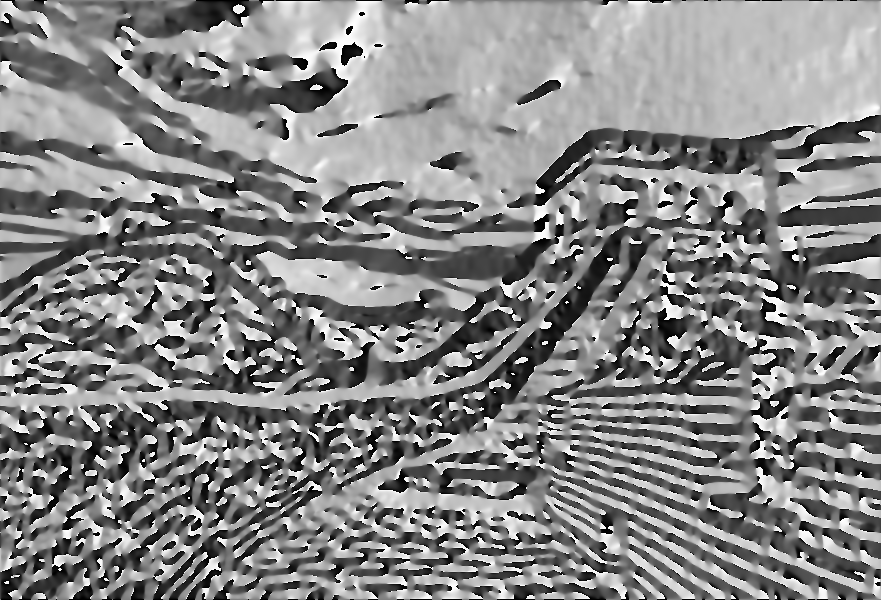
#> input picture Project6/result/Angle Image.png, 881 x 600 px, given in place of image-pj6(Canny).tif, which was not available
$ python project6.py   (older library calls are emulated)
#> lines starting #> are read from the running program, lines starting #| are printed output that depends on the picture; after the words box and inside, x2 and y2 are one past the last pixel; in counts of white or black regions, pixels touching at a corner belong together; long printed decimals are rounded; pictures that were not available may be replaced by others from this repository, and a replacement may not be noted
import numpy as np
import cv2
import csv
import math
import os.path

TH = 0.10
TL = 0.04

def load_img(path):
#> called with path = 'material/image-pj6(Canny).tif'
    img = cv2.imread(path, cv2.IMREAD_GRAYSCALE)
#> img is the input picture: shape (600, 881); min 0, max 255, mean 133.6
    # cv2.imshow("original", img)
    print(img.shape)
#| (600, 881)
    # cv2.waitKey()
    return img

def scale_img(img, scale_range):
    # scale to [0:scale_range]
    img_normalize = ( img - np.min(img) ) * scale_range / (np.max(img) - np.min(img))
    return img_normalize

def sobel_gradient(img):
    Gx = cv2.Sobel(img, cv2.CV_64F, 1, 0)
    Gy = cv2.Sobel(img, cv2.CV_64F, 0, 1)
    print(np.max(Gx), np.min(Gx))
    # x_abs = cv2.convertScaleAbs(Gx)
    # y_abs = cv2.convertScaleAbs(Gy)
    x_abs = np.abs(Gx)
    y_abs = np.abs(Gy)
    print(np.max(x_abs), np.min(x_abs)) # 1,0
    scaled_x = scale_img(abs(x_abs), 255)
    scaled_y = scale_img(abs(y_abs), 255)
    x = scale_img(abs(x_abs), 1)
    y = scale_img(abs(y_abs), 1)
    # exit(-1)
    img_viz( scaled_x, "Gx")
    img_viz( scaled_y, "Gy")
    # print(Gx)
    # print(type(Gx), Gx.shape)
    # mag = cv2.addWeighted(scaled_x, 0.5, scaled_y, 0.5, 0)
    mag = cv2.magnitude(Gx, Gy)
    # mag = cv2.addWeighted(x, 0.5, y, 0.5, 0)
    # img_viz( mag, "Magnitude Image")
    img_viz( mag, "Magnitude Image")
    angle = cv2.phase(Gx, Gy)
    angle_mask = angle > np.pi
    angle[angle_mask] -= 2*np.pi
    # angle_2 = np.arctan2(Gy, Gx)
    img_viz(angle, "Angle Image")
    # print(np.max(angle)/np.pi) # 0 ~ 2*pi
    # print(np.min(angle)/np.pi)
    # img_viz(angle_2, "Angle_2 Image")
    return mag, angle

def nonMaximum(mag, angle):
    g_n = np.zeros(mag.shape)
    edge_type = np.full((mag.shape), -1)

    # sobel dir are +x:right +y:down
    edge_dir = [[[0,-1], [0,1]],
                    [[-1,1], [1,-1]],
                    [[-1,0], [1,0]],
                    [[1,1],[-1,-1]]
    ]

    # 1 : vertical
    # 2 : -45
    # 3 : horizontal
    # 4 : +45
    for row in range(angle.shape[0]):
        for col in range(angle.shape[1]):
            # deg = (angle[row][col] - np.pi) * 180 / np.pi
            deg = angle[row][col] * 180 / np.pi
            # print(deg)

            # search in gradient dir
            if deg < 0:
                if deg <= -157.5 or deg >= -22.5:
                    edge_type[row][col] = 2
                elif -157.5 <= deg <= -112.5:
                    edge_type[row][col] = 3
                elif -112.5 <= deg <= -67.5:
                    edge_type[row][col] = 0
                else:
                    edge_type[row][col] = 1
            else:
                if deg >= 157.5 or deg <= 22.5:
                    edge_type[row][col] = 2
                elif 22.5 <= deg <= 67.5:
                    edge_type[row][col] = 3
                elif 67.5 <= deg <= 112.5:
                    edge_type[row][col] = 0
                else:
                    edge_type[row][col] = 1

    for row in range(mag.shape[0]):
        for col in range(mag.shape[1]):
            neighbor = edge_dir[int(edge_type[row][col])]
            # [8 lines of commented-out code are left out]
            row_shit_1 = row+neighbor[0][1]
            row_shit_2 = row+neighbor[1][1]
            col_shit_1 = col+neighbor[0][0]
            col_shit_2 = col+neighbor[1][0]
            valid_1 = -100
            valid_2 = -100
            if (row_shit_1>=0) and (row_shit_1<mag.shape[0]) and (col_shit_1>=0) and (col_shit_1<mag.shape[1]):
                valid_1 = mag[row_shit_1][col_shit_1]
            if (row_shit_2>=0) and (row_shit_2<mag.shape[0]) and (col_shit_2>=0) and (col_shit_2<mag.shape[1]):
                valid_2 = mag[row_shit_2][col_shit_2]

            if (mag[row][col] >= valid_1) and (mag[row][col] >= valid_2):
                g_n[row][col] = mag[row][col]
            else :
                g_n[row][col] = 0


    img_viz(g_n, "g_n")
    return g_n

def hysteresis(g_n, TH, TL):
    gn_H = np.zeros(g_n.shape)
    gn_L = np.zeros(g_n.shape)
    for row in range(g_n.shape[0]):
        for col in range(g_n.shape[1]):
            if g_n[row][col] >= TH:
                gn_H[row][col] = g_n[row][col]
            elif TH > g_n[row][col] >= TL:
                gn_L[row][col] = g_n[row][col]
    img_viz(gn_H, "gn_H")
    img_viz(gn_L, "gn_L")

    edge_map = np.zeros(g_n.shape)
    for row in range(gn_H.shape[0]):
        for col in range(gn_H.shape[1]):
            if (gn_H[row][col]):
                edge_map[row][col] = 1
                for i in range(-1, 2, 1):
                    for j in range(-1, 2, 1):
                        if (0 <= (row+i) < gn_H.shape[0]) and (0 <= (col+j) < gn_H.shape[1]):
                            if(gn_L[row+i][col+j]):
                                edge_map[row+i][col+j] = 1
    return edge_map


def img_viz(img, win):
    path = os.path.join("result", win + ".png")
    print(path)
    img_normalize = scale_img(img, 255)
    m = np.array(img_normalize, dtype=np.uint8)
    # cv2.imshow(win, m)
    cv2.imwrite(path, m)
    # cv2.waitKey()


if __name__ == "__main__":
    img_path = os.path.join("material", "image-pj6(Canny).tif")
    # 600x881x3
    img = load_img(img_path)
    img_scaled = scale_img(img, 1)
    # print(np.max(img_scaled), np.min(img_scaled))
    height, width = img_scaled.shape
#> height = 600; width = 881
    short_side = height if height <= width else width
#> short_side = 600
    # 3
    sigma = int(0.005 * short_side)
#> sigma = 3
    kernel_size = 6*sigma + 1
#> kernel_size = 19
    gauss_blur_img = cv2.GaussianBlur(img_scaled, (kernel_size, kernel_size), sigma)
    img_viz(gauss_blur_img, "Gaussian Blurred Image")
    mag, angle = sobel_gradient(gauss_blur_img)
#| 0.8522 -0.9416
#| 0.9416 0.0
#> in sobel_gradient, `mag = cv2.magnitude(Gx, Gy)`:
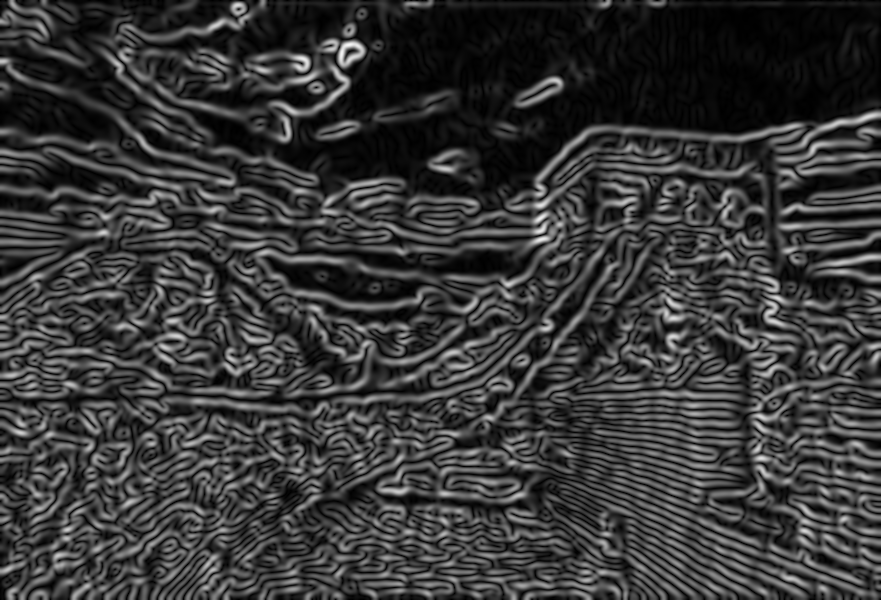
#> mag: shape (600, 881) float64; min 0, max 0.973, mean 0.224
#> in sobel_gradient, `angle_mask = angle > np.pi`:
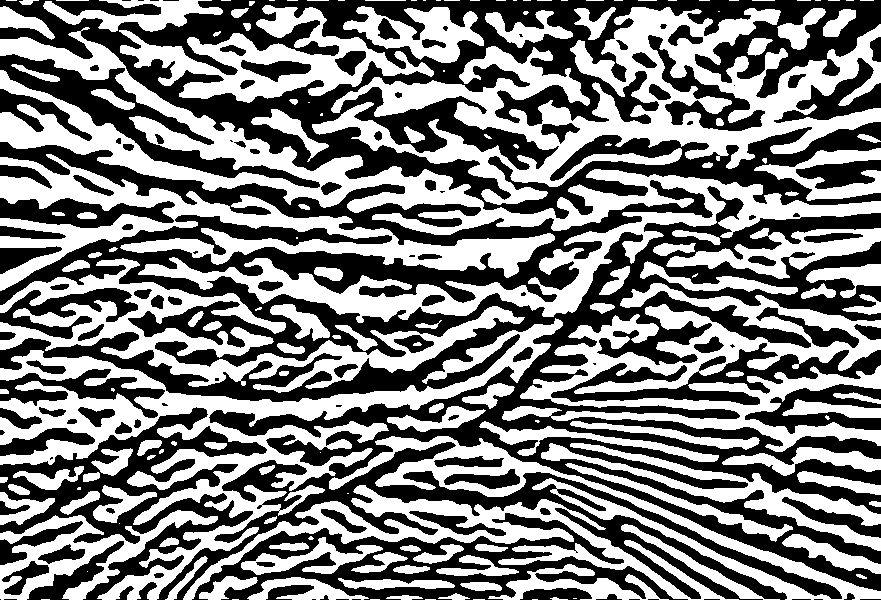
#> angle_mask: shape (600, 881) bool; 49.9% white; 166 white regions (53 under 20 px), largest, box (x1, y1, x2, y2) and area: (0, 27, 881, 323) 41511, (312, 7, 881, 205) 36232, (0, 318, 563, 600) 28162
#> in sobel_gradient, `angle[angle_mask] -= 2*np.pi`:
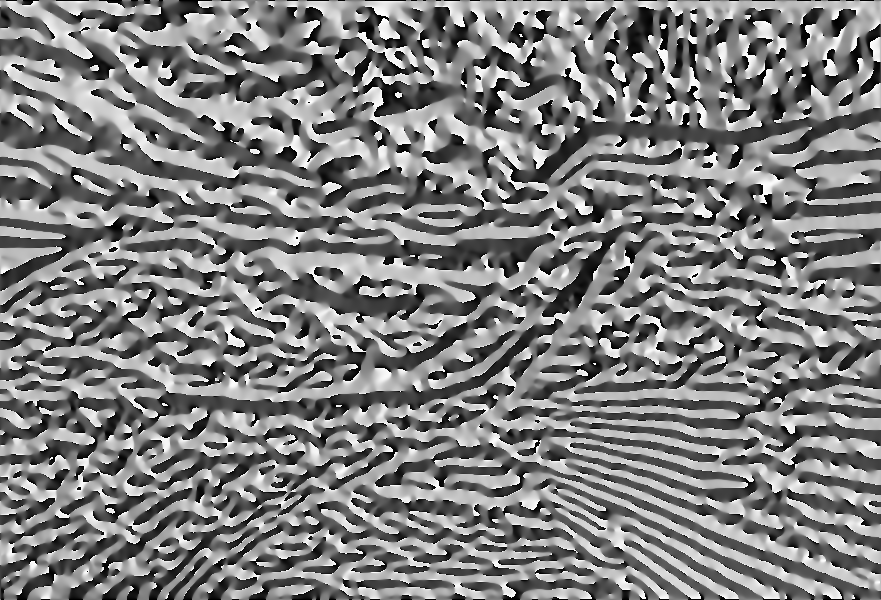
#> angle: shape (600, 881) float64; min -3.14, max 3.14, mean 0.00292; drawn with min black and max white
    img_viz(mag, "Gradient Magnitude")

    g_n = nonMaximum(mag, angle)
#> after the loop in nonMaximum, `for row in range(angle.shape[0]):`:
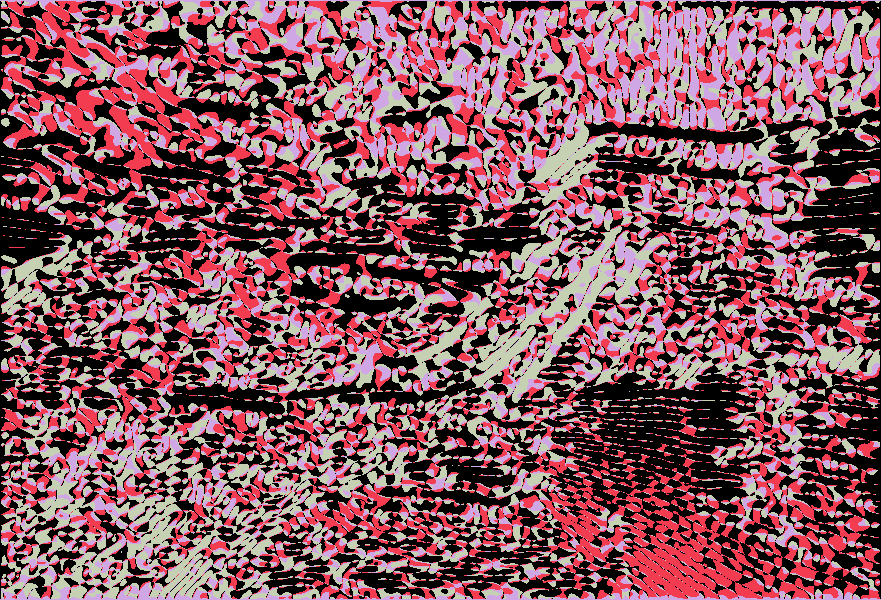
#> edge_type: shape (600, 881) int64; 4 distinct labels, from 0 to 3; one colour per label, 0 black
#> after the loop in nonMaximum, `for row in range(mag.shape[0]):`:
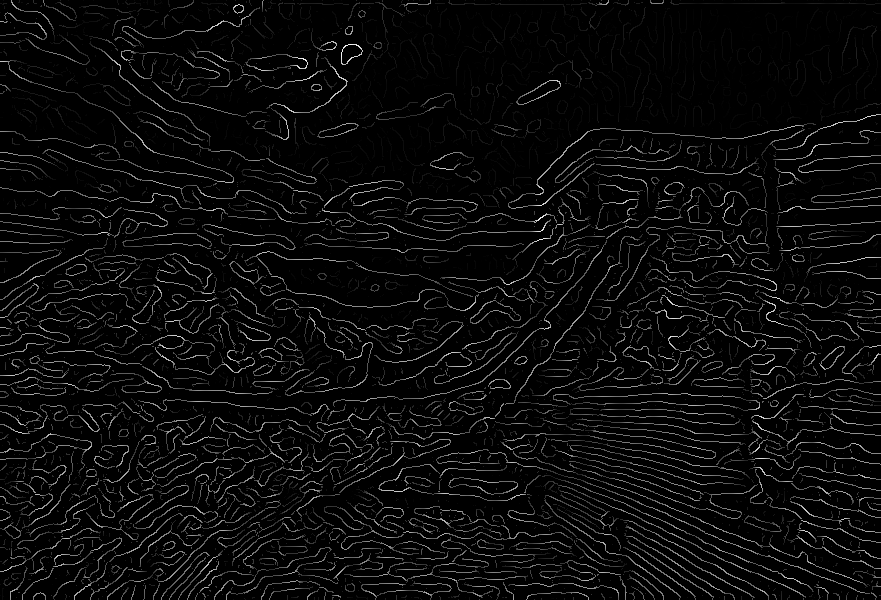
#> g_n: shape (600, 881) float64; min 0, max 0.973, mean 0.0432
    edge_map = hysteresis(g_n, TH = TH, TL = TL)
#> after the loop in hysteresis, `for row in range(g_n.shape[0]):`:
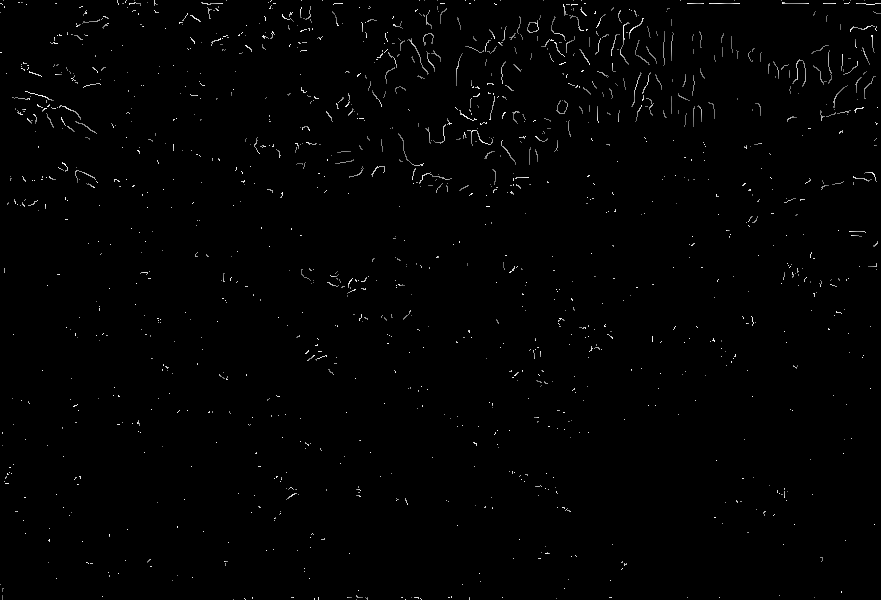
#> gn_L: shape (600, 881) float64; min 0, max 0.1, mean 0.000863; drawn with min black and max white
#> after the loop in hysteresis, `for row in range(gn_H.shape[0]):`:
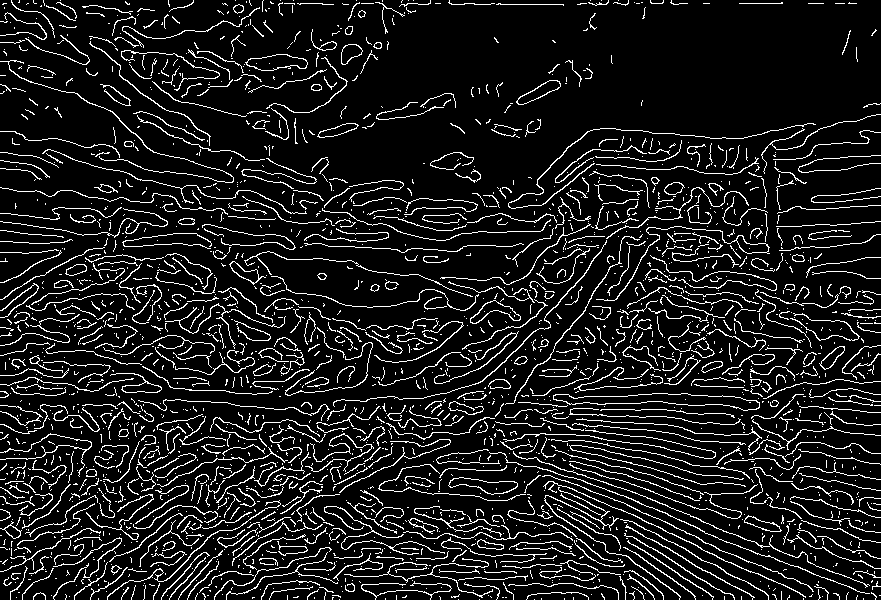
#> edge_map: shape (600, 881) float64; values 0 (black) and 1 (white), 10.8% white in thin lines or dots
    img_viz(edge_map, "Edge Map")
#> in scale_img (call 15), `img_normalize = ( img - np.min(img) ) * scale_range / (np.max(img) - n..`: img_normalize: shape (600, 881) float64; 10.8% white in thin lines or dots
#> in img_viz (call 10), `m = np.array(img_normalize, dtype=np.uint8)`: m: shape (600, 881); 10.8% white in thin lines or dots
    # print(type(gauss_blur_img[0][0]))
    canny_img = cv2.Canny(np.array(gauss_blur_img, dtype=np.uint8), TL, TH)
#> canny_img: shape (600, 881); every value is 0
    cv2.imshow("canny", canny_img)
    cv2.waitKey()
    # img_viz(canny_img, "Canny Edge Map")
